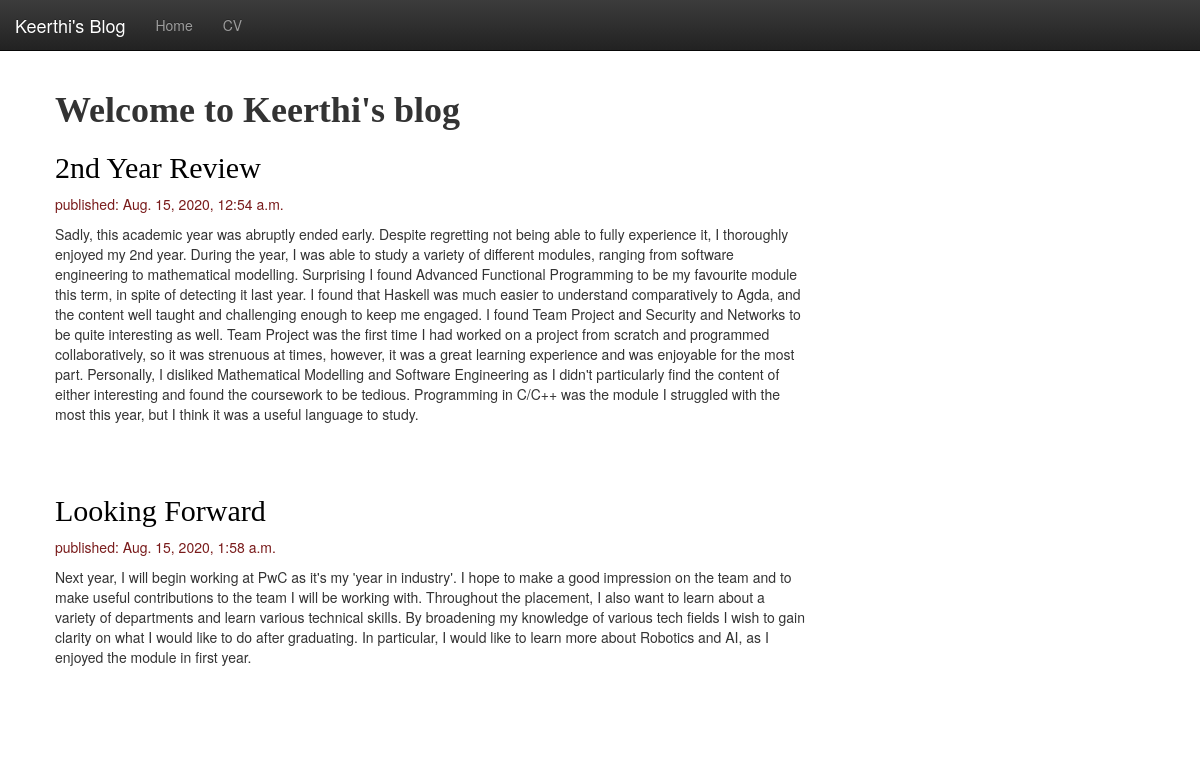
The app's page /, older data.
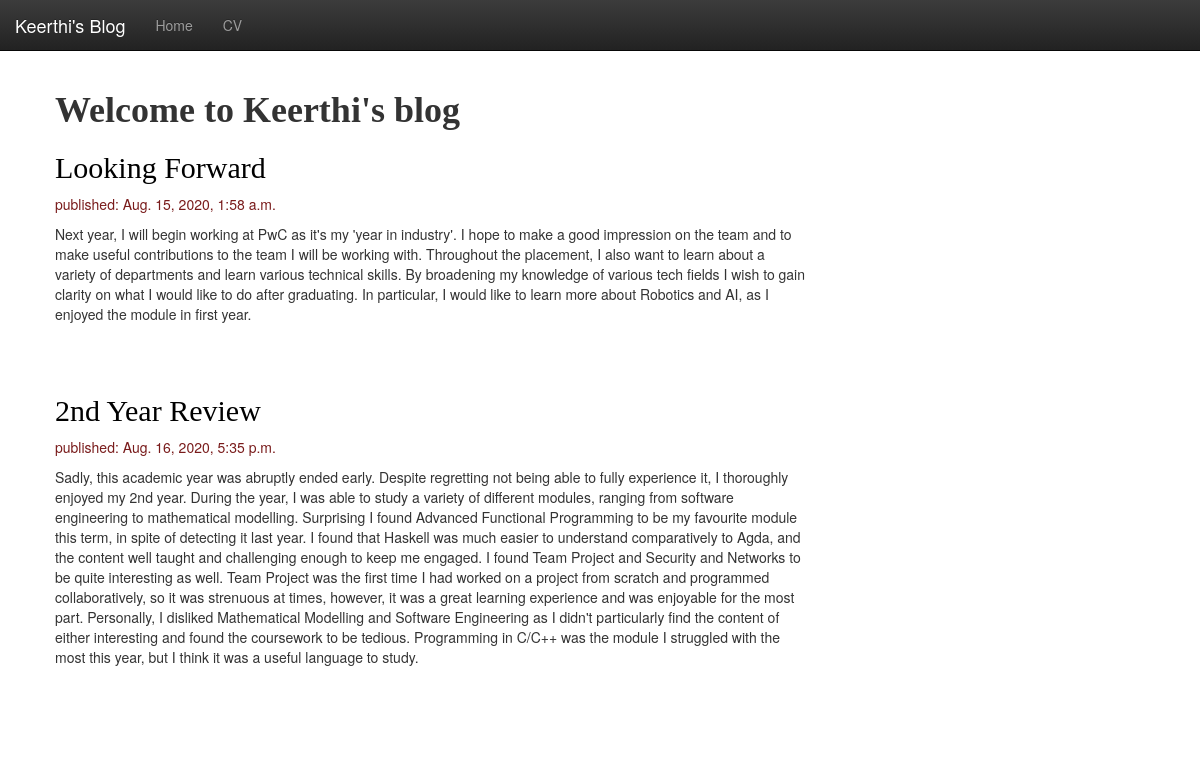
The same page, newer data.
### blog/models.py (models this page shows, shortened)
class Post(models.Model):
    author = models.ForeignKey(settings.AUTH_USER_MODEL, on_delete=models.CASCADE)
    title = models.CharField(max_length=200)
    text = models.TextField()
    created_date = models.DateTimeField(default=timezone.now)
    published_date = models.DateTimeField(blank=True, null=True)

### blog/views.py (the view)
# urls.py: path('', views.post_list, name='post_list'),
def post_list(request):
    posts = Post.objects.filter(published_date__lte=timezone.now()).order_by('published_date')
    return render(request, 'blog/post_list.html', {'posts' : posts})

### blog/templates/blog/post_list.html (shortened to what this page needs)
{% extends 'blog/base.html' %}
{% block content %}
    <div class="Title">
        <h1><strong>Welcome to Keerthi's blog</strong></h1>
    </div>
    {% for post in posts %}
        <div class="post">
            <h2><a href="{% url 'post_detail' pk=post.pk %}">{{ post.title }}</a></h2>
                <div class="date">
                    <p>published: {{ post.published_date }}</p>
                </div>
            <p>{{ post.text|linebreaksbr }}</p>
        </div>
    {% endfor %}
{% endblock %}

Row changes from the older to the newer data that the page shows:
shown differently, row unchanged: Post "Looking Forward": moves up the list
changed Post "2nd Year Review": published_date "Aug. 15, 2020, 12:54 a.m." → "Aug. 16, 2020, 5:35 p.m."
